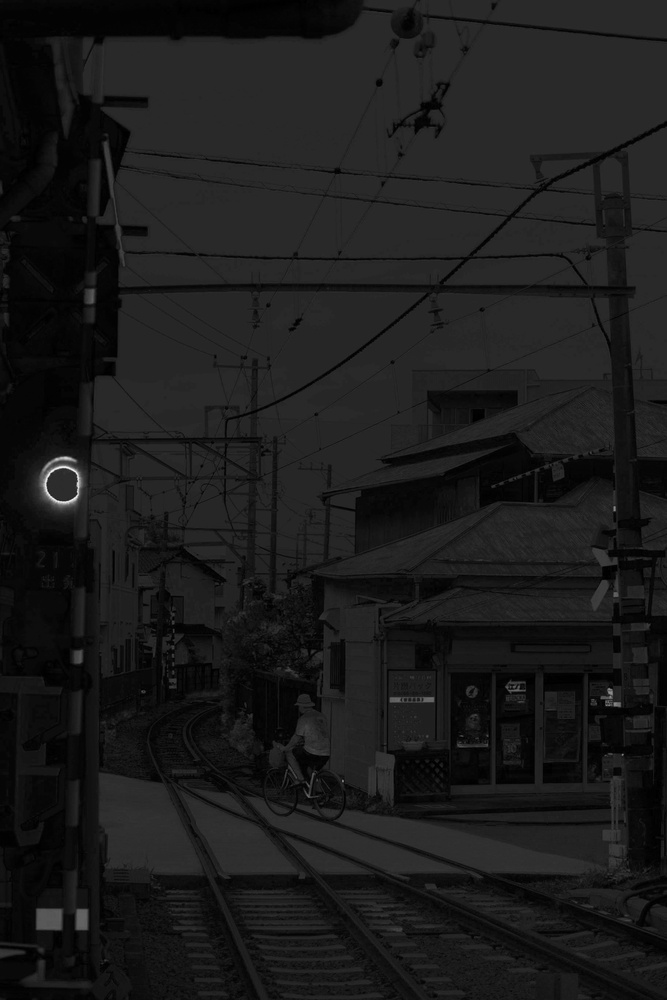
#> input picture picture/saliency/test_01.jpg, 667 x 1000 px, shrunk from 3648 x 5472 before the run; its folder holds only this picture in this run
$ python saliency2binary_2.py
#> lines starting #> are read from the running program, lines starting #| are printed output that depends on the picture; after the words box and inside, x2 and y2 are one past the last pixel; in counts of white or black regions, pixels touching at a corner belong together
import cv2
import numpy as np
import os

# 定义输入和输出文件夹路径
input_folder = 'picture/saliency/'
output_folder = 'picture/binary/'

# 确保输出文件夹存在
os.makedirs(output_folder, exist_ok=True)

# 批量处理文件夹中的所有图片
for filename in os.listdir(input_folder):
    if filename.endswith('.jpg') or filename.endswith('.png'):
        # 构建完整的文件路径
        input_path = os.path.join(input_folder, filename)

        # 读取二值图像
        saliency_map = cv2.imread(input_path, cv2.IMREAD_GRAYSCALE)
#> saliency_map is the input picture: shape (1000, 667); min 0, max 249, mean 26.9

        # 二值化显著性图，提取亮区
        _, binary_image = cv2.threshold(saliency_map, 200, 255, cv2.THRESH_BINARY)
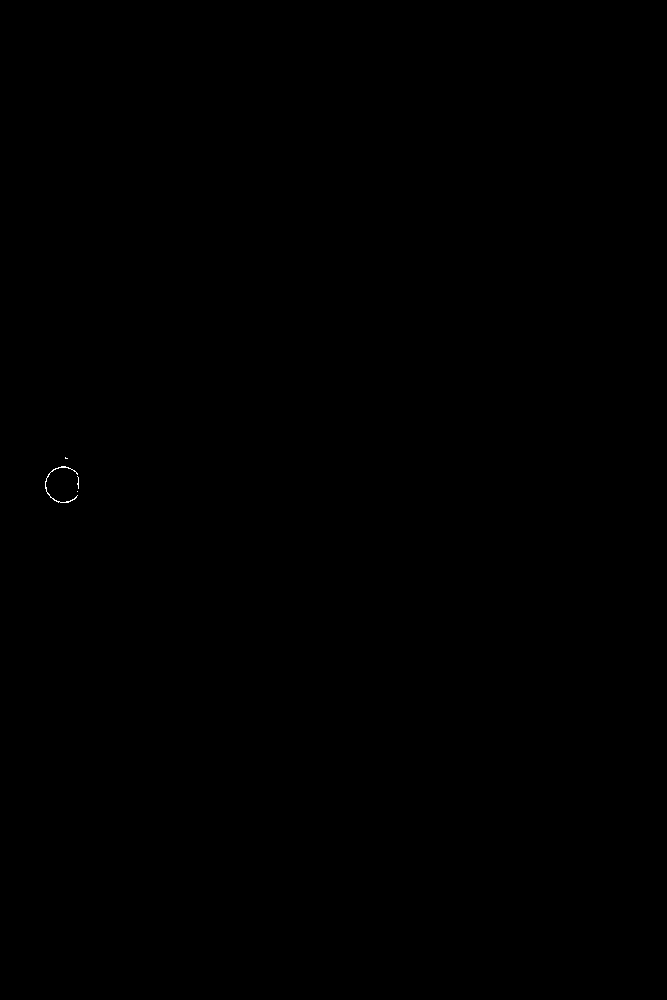
#> binary_image: shape (1000, 667); 0.02% white in thin lines or dots, all inside (x1, y1, x2, y2) = (45, 457, 79, 503)

        # 找到所有轮廓
        contours, _ = cv2.findContours(binary_image, cv2.RETR_EXTERNAL, cv2.CHAIN_APPROX_SIMPLE)
#> contours = 4 contours, 3 with area under 20; largest, box (x1, y1, x2, y2) and area: (45, 466, 78, 503) 31

        # 计算总像素数
        total_pixels = binary_image.size
#> total_pixels = 667000

        # 计算阈值（0.1%）
        threshold_pixels = total_pixels * 0.0001
#> threshold_pixels = 66.7

        # 遍历每个轮廓
        for contour in contours:
            # 计算轮廓内的像素数
            mask = np.zeros_like(binary_image)
            cv2.drawContours(mask, [contour], -1, 255, thickness=cv2.FILLED)
            white_pixels = cv2.countNonZero(mask)

            # 判断像素数量是否少于阈值
            if white_pixels < threshold_pixels:
                # 将该图案设置为黑色
                binary_image[mask == 255] = 0
#> this loop made 4 passes
#> (contour, white_pixels) on passes 1, 4: ([[77, 491]], 1), ([[65, 457], [65, 458], [67, 458], [66, 458]], 4)
#> white_pixels on passes 2 to 3: 15, 112
#> binary_image: shape (1000, 667); 0.02% white in thin lines or dots, all inside (x1, y1, x2, y2) = (45, 466, 78, 503)
#> mask: shape (1000, 667); 0% white in thin lines or dots, all inside (x1, y1, x2, y2) = (65, 457, 68, 459)

        # 对处理后的图像进行膨胀操作
        kernel = np.ones((51, 51), np.uint8)  # 定义膨胀核，大小为 5x5，可根据需要调整
        dilated_image = cv2.dilate(binary_image, kernel, iterations=1)
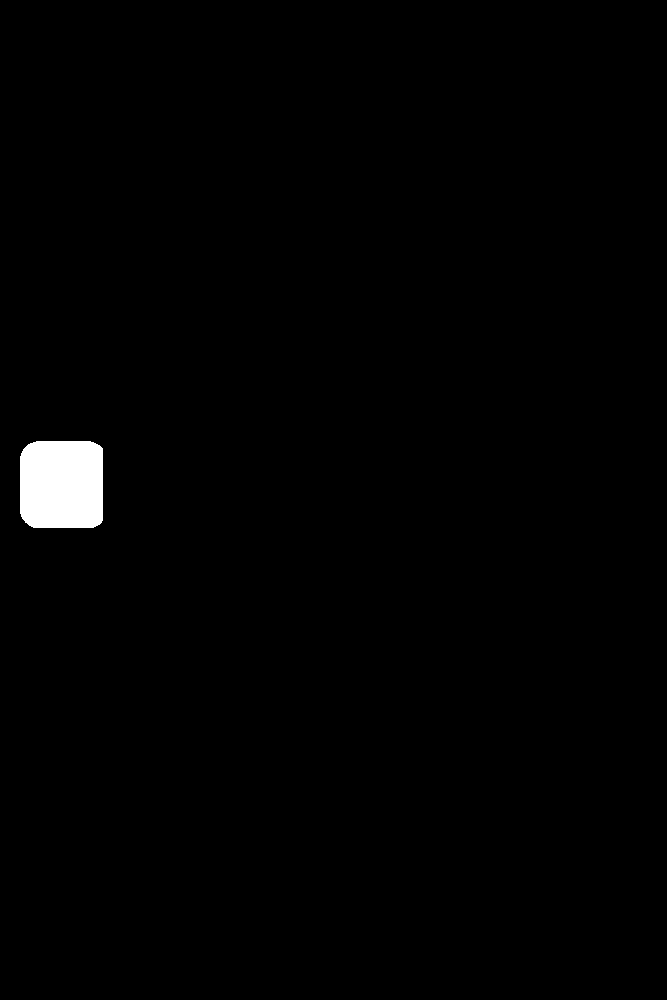
#> dilated_image: shape (1000, 667); 1% white; 1 white region, box (x1, y1, x2, y2) and area: (20, 441, 103, 528) 7000

        # 保存处理后的图像
        output_path = os.path.join(output_folder, filename)
        cv2.imwrite(output_path, binary_image)

        print(f'Processed and saved: {output_path}')

$ run again, on picture/saliency/test_03.jpg
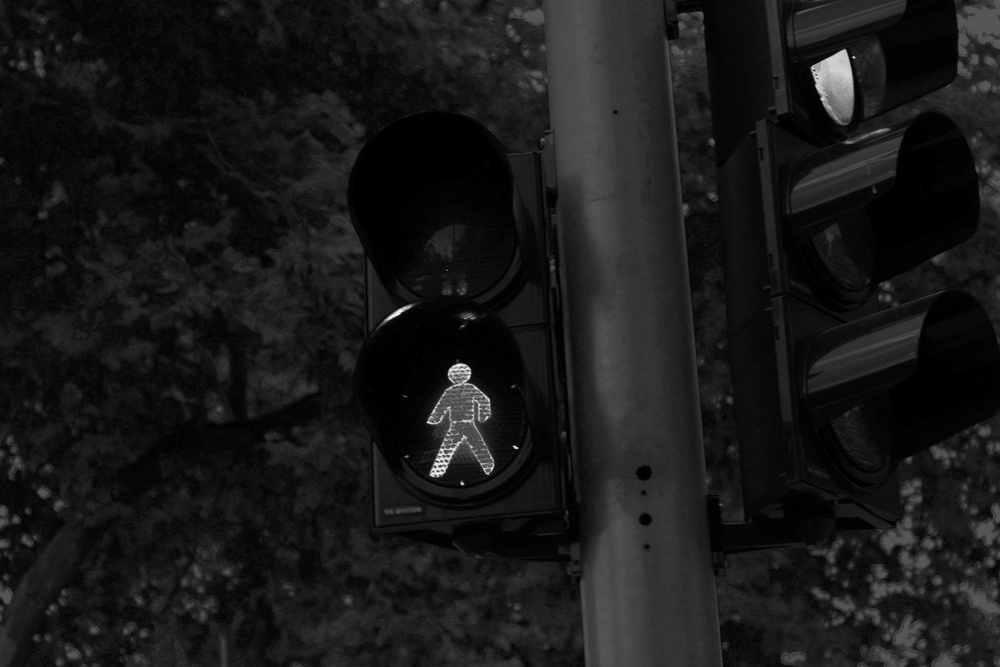
#> input picture picture/saliency/test_03.jpg, 1000 x 667 px, shrunk from 5184 x 3456 before the run
#> saliency_map is the input picture: shape (667, 1000); min 0, max 253, mean 24.6
#> contours = 75 contours, 72 with area under 20; largest, box (x1, y1, x2, y2) and area: (826, 51, 851, 78) 221, (431, 462, 448, 477) 45, (388, 309, 403, 319) 28
#> the loop `for contour in contours:` made 75 passes
#> (contour, white_pixels) on passes 1, 2, 3, 4, 6, 9, 11, 12: ([[461, 483], [462, 483]], 2), ([[487, 473], [488, 473]], 2), ([[484, 468]], 1), ([[492, 467], [491, 468], [491, 469], [492, 468]], 4), ([[491, 457]], 1), ([[441, 449], [440, 450], [442, 450], [443, 449]], 6), ([[514, 446], [516, 448], [516, 447], [515, 447]], 4), ([[471, 446]], 1)
#> `dilated_image = cv2.dilate(binary_image, kernel, iterations=1)`:
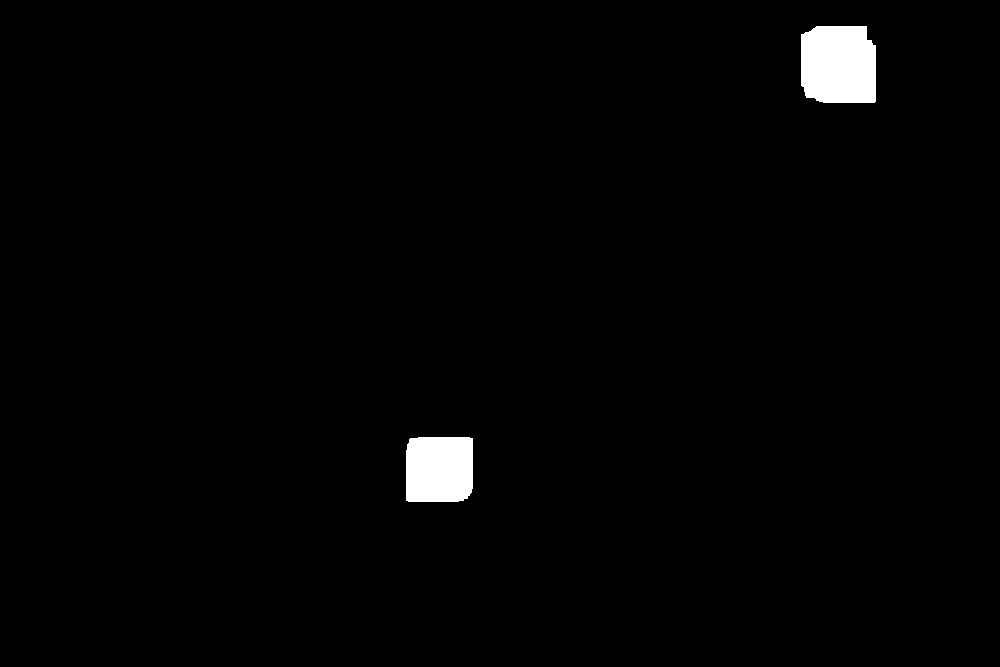
#> dilated_image: shape (667, 1000); 1.5% white; 2 white regions, box (x1, y1, x2, y2) and area: (801, 26, 876, 103) 5427, (406, 437, 473, 502) 4255
